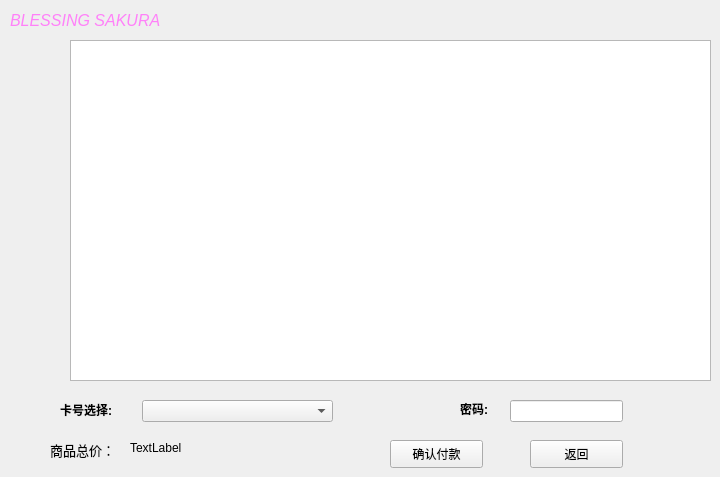
    <widget class="QWidget" name="page_10">
     <widget class="QPushButton" name="pushButton_20">
      <property name="geometry">
       <rect>
        <x>390</x>
        <y>440</y>
        <width>93</width>
        <height>28</height>
       </rect>
      </property>
      <property name="text">
       <string>确认付款</string>
      </property>
     </widget>
     <widget class="QPushButton" name="pushButton_21">
      <property name="geometry">
       <rect>
        <x>530</x>
        <y>440</y>
        <width>93</width>
        <height>28</height>
       </rect>
      </property>
      <property name="text">
       <string>返回</string>
      </property>
     </widget>
     <widget class="QLabel" name="label_47">
      <property name="geometry">
       <rect>
        <x>50</x>
        <y>440</y>
        <width>81</width>
        <height>21</height>
       </rect>
      </property>
      <property name="text">
       <string>&lt;html&gt;&lt;head/&gt;&lt;body&gt;&lt;p&gt;&lt;span style=&quot; font-size:10pt;&quot;&gt;商品总价：&lt;/span&gt;&lt;/p&gt;&lt;/body&gt;&lt;/html&gt;</string>
      </property>
     </widget>
     <widget class="QLabel" name="label_48">
      <property name="geometry">
       <rect>
        <x>510</x>
        <y>340</y>
        <width>91</width>
        <height>21</height>
       </rect>
      </property>
      <property name="text">
       <string/>
      </property>
     </widget>
     <widget class="QLabel" name="label_49">
      <property name="geometry">
       <rect>
        <x>10</x>
        <y>0</y>
        <width>171</width>
        <height>41</height>
       </rect>
      </property>
      <property name="text">
       <string>&lt;html&gt;&lt;head/&gt;&lt;body&gt;&lt;p&gt;&lt;span style=&quot; font-size:12pt; font-style:italic; color:#ff81f9;&quot;&gt;BLESSING SAKURA&lt;/span&gt;&lt;/p&gt;&lt;/body&gt;&lt;/html&gt;</string>
      </property>
     </widget>
     <widget class="QTableWidget" name="tableWidget_2">
      <property name="geometry">
       <rect>
        <x>70</x>
        <y>40</y>
        <width>641</width>
        <height>341</height>
       </rect>
      </property>
     </widget>
     <widget class="QLabel" name="label_sum">
      <property name="geometry">
       <rect>
        <x>130</x>
        <y>440</y>
        <width>101</width>
        <height>16</height>
       </rect>
      </property>
      <property name="text">
       <string>TextLabel</string>
      </property>
     </widget>
     <widget class="QComboBox" name="comboBox">
      <property name="geometry">
       <rect>
        <x>142</x>
        <y>400</y>
        <width>191</width>
        <height>22</height>
       </rect>
      </property>
     </widget>
     <widget class="QLabel" name="label_66">
      <property name="geometry">
       <rect>
        <x>60</x>
        <y>400</y>
        <width>71</width>
        <height>21</height>
       </rect>
      </property>
      <property name="text">
       <string>&lt;html&gt;&lt;head/&gt;&lt;body&gt;&lt;p&gt;&lt;span style=&quot; font-weight:600;&quot;&gt;卡号选择:&lt;/span&gt;&lt;/p&gt;&lt;/body&gt;&lt;/html&gt;</string>
      </property>
     </widget>
     <widget class="QLabel" name="label_67">
      <property name="geometry">
       <rect>
        <x>460</x>
        <y>400</y>
        <width>41</width>
        <height>16</height>
       </rect>
      </property>
      <property name="text">
       <string>&lt;html&gt;&lt;head/&gt;&lt;body&gt;&lt;p&gt;&lt;span style=&quot; font-weight:600;&quot;&gt;密码:&lt;/span&gt;&lt;/p&gt;&lt;/body&gt;&lt;/html&gt;</string>
      </property>
     </widget>
     <widget class="QLineEdit" name="lineEdit_7">
      <property name="geometry">
       <rect>
        <x>510</x>
        <y>400</y>
        <width>113</width>
        <height>22</height>
       </rect>
      </property>
     </widget>
    </widget>
